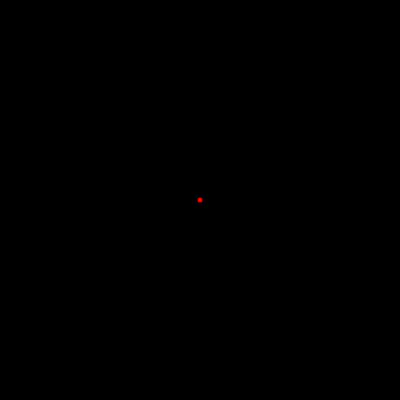
Frame 1 (no input)
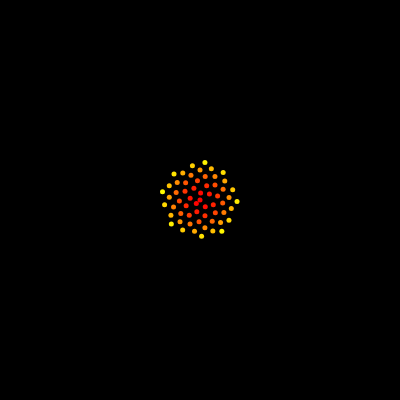
Frame 60 (no input)
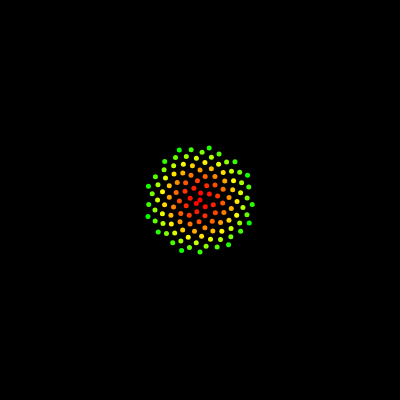
Frame 120 (the mouse pressed at the canvas centre since frame 60)

The p5.js sketch that drew these frames (run headless with seeded random() and noise() and a simulated clock; from frame 60 on, the mouse is pressed at the canvas centre):

// p5.js sketch
// ── sketch.js
var n = 0;
var c = 5;

function setup(){
    createCanvas(400, 400);
    background(0);
    colorMode(HSB);
    angleMode(DEGREES);
    frameRate(60);
}

function draw(){
    var a = n * 137.5;
    var r = c * sqrt(n);

    var x = r * cos(a);
    var y = r * sin(a);
    fill(n % 256, 255, 255);
    noStroke();

    translate(width / 2, height / 2);
    ellipse(x, y, 5, 5);
    n++;
}
